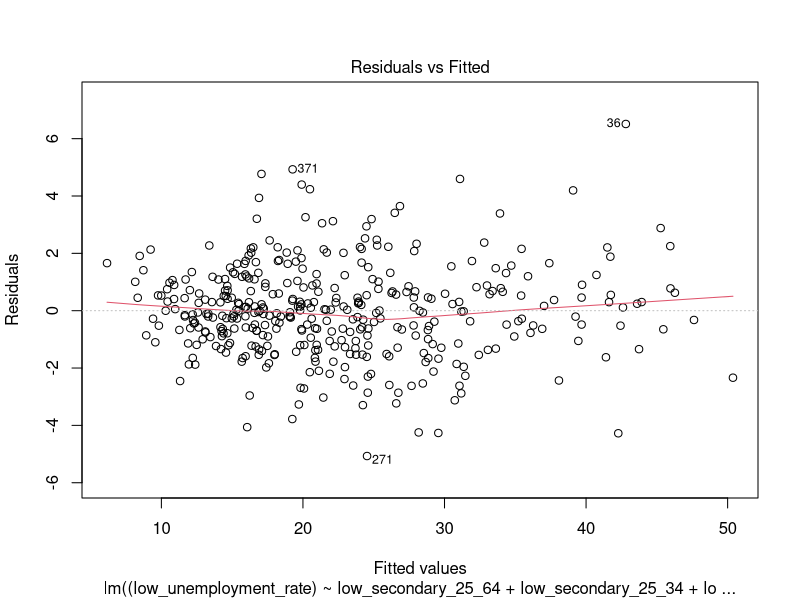
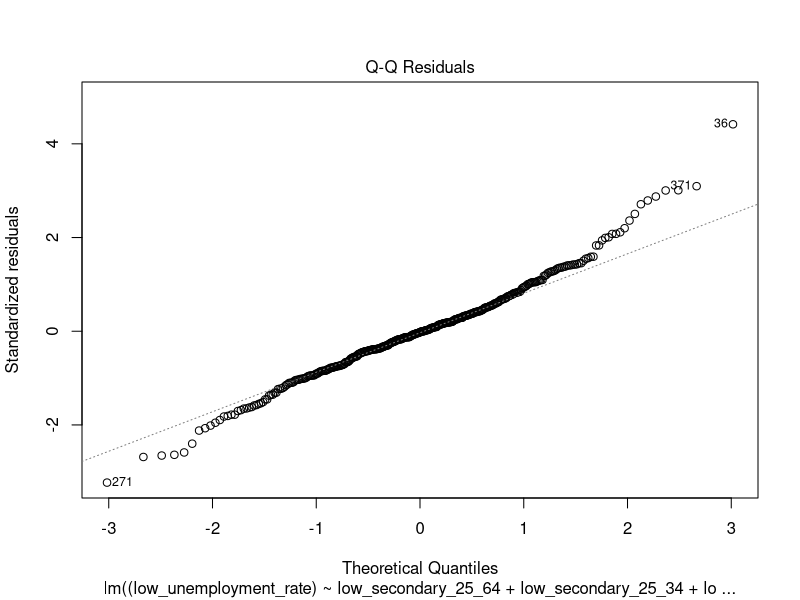
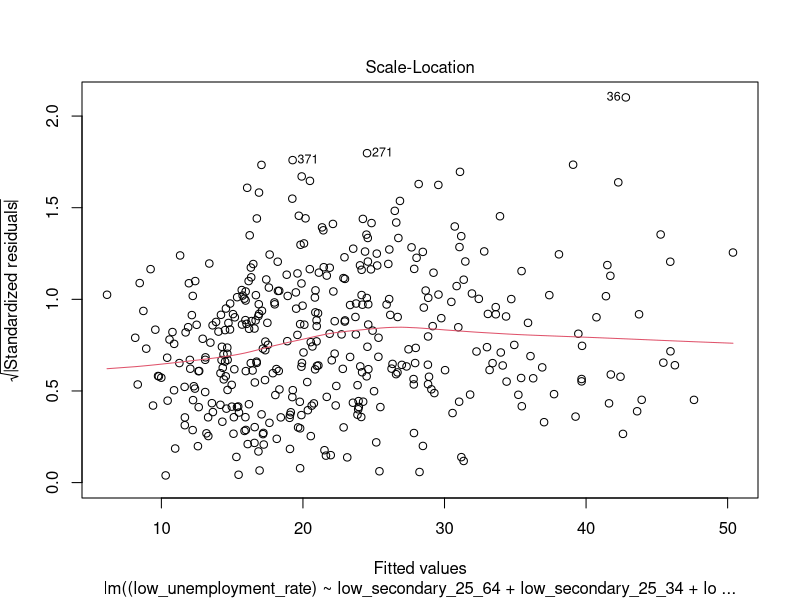
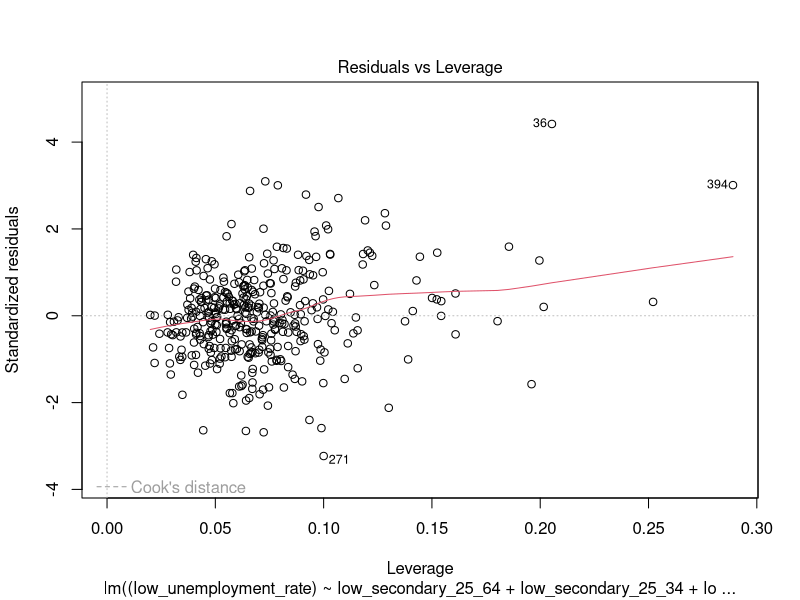
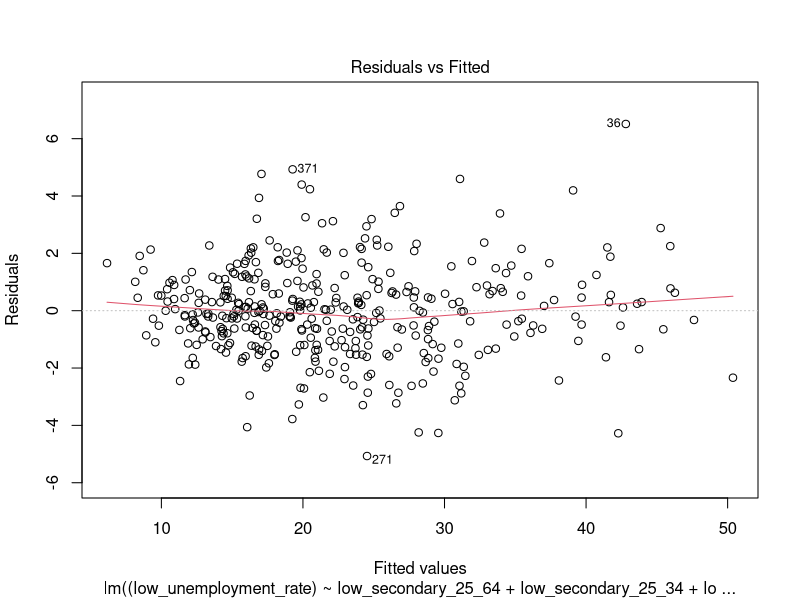
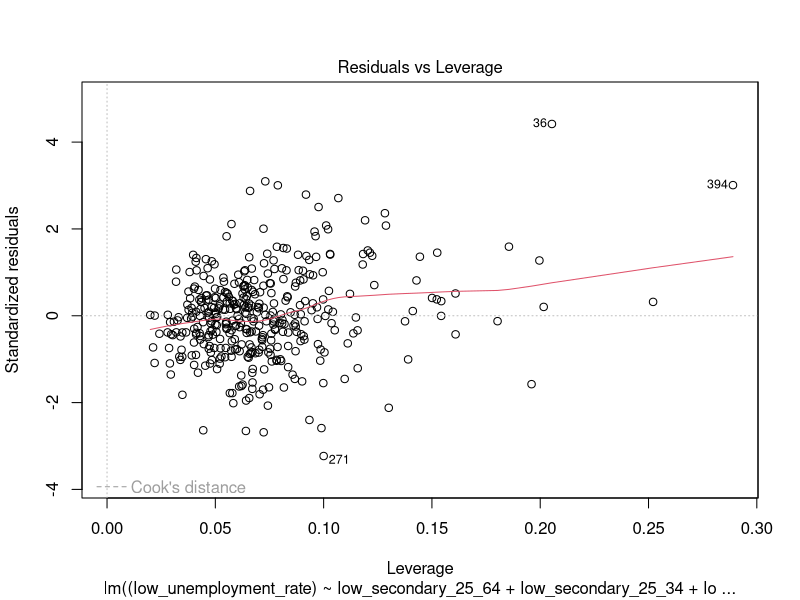
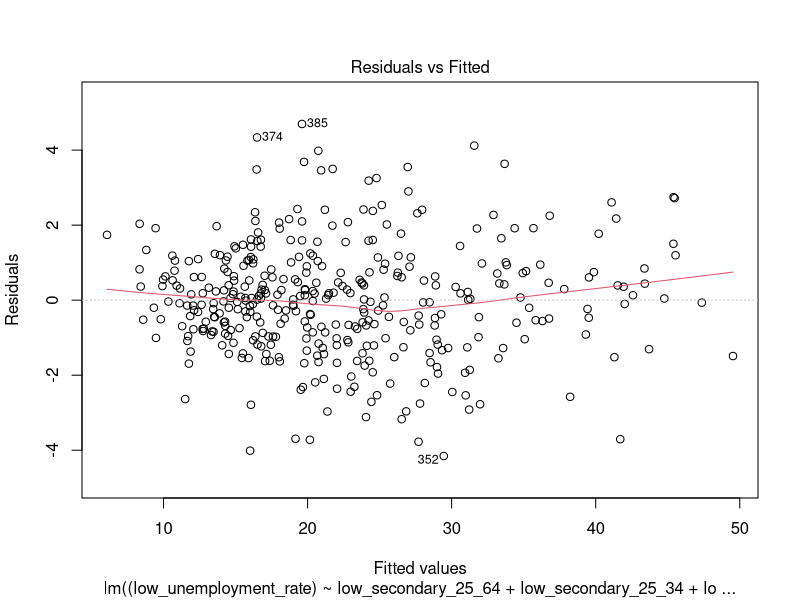
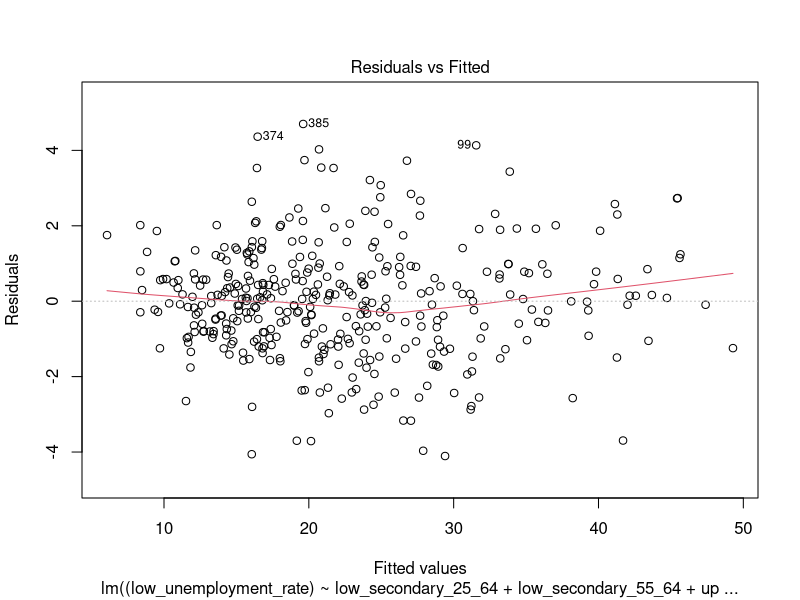

The R source for these figures, in order: (Note: this script raises an error after producing the figures.)
#Set the same seed
set.seed(123)

library(tidyverse)
library(dplyr)
library(MASS)
library(car)

data1 <- read.csv("./dataset1.csv")
data2 <- read.csv("./dataset2.csv")
summary(data1)
summary(data2)
#names of columns
names(data1)
names(data2)

#Mixing both datasets
mixedDf <- inner_join(data1, data2, by = c("CCAA", "Sex", "Year"))

#Remove NAs values
mixedDf <- na.omit(mixedDf)
summary(mixedDf)
dim(mixedDf)

#Rename variables
mixedDf <- mixedDf %>%
  rename(
    autonomous_community = CCAA,
    sex = Sex,
    year = Year,
    
    low_unemployment_rate = Lower_Unemployment_Rate,
    mid_unemployment_rate = Middle_Unemployment_Rate,
    high_unemployment_rate = Upper_Unemployment_Rate,
    
    low_secondary_25_64 = Inf_Secundaria_25_64,
    low_secondary_25_34 = Inf_Secundaria_25_34,
    low_secondary_55_64 = Inf_Secundaria_55_64,
    
    upper_secondary_25_64 = Segunda_Etapa_25_64,
    upper_secondary_25_34 = Segunda_Etapa_25_34,
    upper_secondary_55_64 = Segunda_Etapa_55_64,
    
    higher_education_25_64 = Superior_25_64,
    higher_education_25_34 = Superior_25_34,
    higher_education_55_64 = Superior_55_64,
    
    age12_suitability = Age12_Suitability,
    age15_suitability = Age15_Suitability,
    
    low_employment_25_64 = Lower_Emp_Rate_25_64,
    low_employment_25_34 = Lower_Emp_Rate_25_34,
    mid_employment_25_64 = Middle_Emp_Rate_25_64,
    mid_employment_25_34 = Middle_Emp_Rate_25_34,
    high_employment_25_64 = Upper_Emp_Rate_25_64,
    high_employment_25_34 = Upper_Emp_Rate_25_34,
    
    low_activity_25_64 = Lower_Activity_Rate_25_64,
    low_activity_25_34 = Lower_Activity_Rate_25_34,
    mid_activity_25_64 = Middle_Activity_Rate_25_64,
    mid_activity_25_34 = Middle_Activity_Rate_25_34,
    high_activity_25_64 = Upper_Activity_Rate_25_64,
    high_activity_25_34 = Upper_Activity_Rate_25_34
  )

# full_model using F1
full_model <- lm((low_unemployment_rate) ~ low_secondary_25_64 + low_secondary_25_34 + 
             low_secondary_55_64 + upper_secondary_25_64 + upper_secondary_25_34 + 
             upper_secondary_55_64 + higher_education_25_64 + higher_education_25_34 + higher_education_55_64 +
             age12_suitability + age15_suitability + mid_unemployment_rate + 
             high_unemployment_rate + low_employment_25_64 + low_employment_25_34 +
             mid_employment_25_64 + mid_employment_25_34 + high_employment_25_64 + 
             high_employment_25_34 + low_activity_25_64 + low_activity_25_34 +
             mid_activity_25_64 + mid_activity_25_34 + 
             high_activity_25_64 + high_activity_25_34 + sex + year, data = mixedDf)

#Plotting full_model
plot(full_model)

# Summary 
summary(full_model)

#Firstly we will detect and eliminate the noise
######Checking for outliers######
plot(full_model,1)

#Now we will compute the outlier_indicesby using the formula of studentized residuals
#This formula marks as outlier_indices the values that have, We divide the error of 
#each prediction by its estimated standard deviation calculated without that 
#observation, adjusted for its level of influence, and if that formula surpasses the 
#cooks_threshold of 3, it is marked as an outlier
studentized_residuals<- rstudent(full_model)
outliers<- which(abs(studentized_residuals) > 3)
print(outliers)

######Leverage points######
plot(full_model,5)
sort(cooks.distance(full_model))
#We can see that firstly the observations 36, 371 could be outlier_indicesin the 
#Residuals vs Fitted plot (line 43). 
#Moreover, looking a the the Residuals vs Leverage plot (line 50), 
#the values 36 and 394 could also be leverage points
#Additionaly, in lines 48 and 49 we computed the outlier_indiceswith the formula, with this
#we can see that the observations 268, 271, 368, 370, 373 and 391 are also outliers.
#We proceed with the elimination

influential_observations<- c("36", "268", "271", "368", "370", "371", "373", "391", "394")

#Filter the original dataset finding the four values
mixedDfSubset <- mixedDf[!(rownames(mixedDf) %in% influential_observations), ]

summary(mixedDfSubset)

#Now that the outlier_indicesand leverage points have been erased, we will create again our model

full_model_cleaned <- lm((low_unemployment_rate) ~ low_secondary_25_64 + low_secondary_25_34 + 
                  low_secondary_55_64 + upper_secondary_25_64 + upper_secondary_25_34 + 
                  upper_secondary_55_64 + higher_education_25_64 + higher_education_25_34 + higher_education_55_64 +
                  age12_suitability + age15_suitability + mid_unemployment_rate + 
                  high_unemployment_rate + low_employment_25_64 + low_employment_25_34 +
                  mid_employment_25_64 + mid_employment_25_34 + high_employment_25_64 + 
                  high_employment_25_34 + low_activity_25_64 + low_activity_25_34 +
                  mid_activity_25_64 + mid_activity_25_34 + 
                  high_activity_25_64 + high_activity_25_34 + sex + year, data = mixedDfSubset)
summary(full_model_cleaned)

#####Backward elimination#####

#For the first part of backward elimination, we will use the step() function in order to take
#the variables that could be relevant.
#This function does the backward elimination process by iteratively removing predictors
#in the model in order to optimise the AIC.
step_model <- step(full_model_cleaned, direction = "backward")
summary(step_model)
# Compare models using AIC and BIC - lowest is better
AIC(full_model_cleaned, step_model)
BIC(full_model_cleaned, step_model)
#Both the AIC and BIC went down, meaning that the reduced model is better

#We will plot now the Residuals vs Fitted plot
plot(step_model, 1)
#Kind of a linear trend
#Now we will check the distribution of the residuals
shapiro.test(residuals(step_model))
#Slightly below the standard significance level of 0.05 (0.04576), 
#meaning that the residuals do not follow a normal distribution.
#However, it is very close to the threshold, so we will assume the
#normality assumption as "nearly satisfied"

#Now we will go on with the backward elimination, this time manually to reduce the amount of 
#variables, as we have some that might not be useful. We will determine a significance level
#of: alpha = 0.05

#Firstly, we will take out the variable low_secondary_25_34 with p-value of 0.09949
step_model2 <- lm((low_unemployment_rate) ~ low_secondary_25_64 + low_secondary_55_64 + 
                   upper_secondary_25_34 + higher_education_25_34 + age12_suitability + age15_suitability +
                   mid_unemployment_rate + high_unemployment_rate + low_employment_25_64 + 
                   low_employment_25_34 + mid_employment_25_64 + high_employment_25_64 + high_employment_25_34 +
                   low_activity_25_64 + low_activity_25_34 + mid_activity_25_64 +
                   high_activity_25_64 + high_activity_25_34 + year, data = mixedDfSubset)
summary(step_model2)
plot(step_model2,1)
plot(step_model2,5)

# Compare models again by using AIC and BIC
AIC(step_model, step_model2)
BIC(step_model, step_model2)
#Although the AIC slightly increased (~ 1 unit more), the BIC also slightly decreased (by ~ 3 units)
#For our purpose, we will choose the model with less variables

#Delete higher_education_25_34 with p-value of 0.14719    
step_model3 <- lm((low_unemployment_rate) ~ low_secondary_25_64 + low_secondary_55_64 + 
                      upper_secondary_25_34 + age12_suitability + age15_suitability + mid_unemployment_rate + 
                      high_unemployment_rate + low_employment_25_64 + low_employment_25_34 + 
                      mid_employment_25_64 + high_employment_25_64 + high_employment_25_34 +
                      low_activity_25_64 + low_activity_25_34 + mid_activity_25_64 +
                      high_activity_25_64 + high_activity_25_34 + year, data = mixedDfSubset)

summary(step_model3)
#AIC and BIC tests
AIC(step_model2, step_model3)
BIC(step_model2, step_model3)
#Now, no significant changes have occurred on the AIC, however, the BIC has decreased, meaning that
#the step_model3 could be better, we will use this one.

#Delete low_secondary_25_64 with p-value of 0.072997
step_model4 <- lm((low_unemployment_rate) ~ low_secondary_55_64 + upper_secondary_25_34 + 
                      age12_suitability + age15_suitability + mid_unemployment_rate + 
                      high_unemployment_rate + low_employment_25_64 + low_employment_25_34 + 
                      mid_employment_25_64 + high_employment_25_64 + high_employment_25_34 +
                      low_activity_25_64 + low_activity_25_34 + mid_activity_25_64 +
                      high_activity_25_64 + high_activity_25_34 + year, data = mixedDfSubset)

summary(step_model4)
#AIC and BIC tests
AIC(step_model3, step_model4)
BIC(step_model3, step_model4)
#Finally, when deleting the low_secondary_25_64 predictor, both AIC and BIC increases drastically,
#meaning that the reduced model isn't the most appropiate one. Then, we will take the step_model3
#as our final model.

#Checking Collinearity
vif(step_model3)

#The are lots of related variables that we will have to remove
collinearity_reduced_model_1<- lm(
  low_unemployment_rate ~ low_secondary_55_64 + upper_secondary_25_34 + 
    age12_suitability + age15_suitability + mid_unemployment_rate + 
    high_unemployment_rate + sex + year, data = mixedDfSubset
)

summary(collinearity_reduced_model_1)
#Now we can see that the low_secondary_55_64 predictor has a high p-value, we will see if we
#have to delete it
collinearity_reduced_model_2<- lm(
  low_unemployment_rate ~ 
    upper_secondary_25_34 + age12_suitability + age15_suitability + mid_unemployment_rate + 
    high_unemployment_rate + sex + year, data = mixedDfSubset
)
summary(collinearity_reduced_model_2)
AIC(collinearity_reduced_model_1, collinearity_reduced_model_2)
BIC(collinearity_reduced_model_1, collinearity_reduced_model_2)
#Both AIC and BIC reduces, meaning that the second model is more appropiate than the other

#Now we will also delete the variable age12_suitability as it has a p-value of 0.06713
collinearity_reduced_model_3 <- lm(
  low_unemployment_rate ~ 
    upper_secondary_25_34 + age15_suitability + mid_unemployment_rate + 
    high_unemployment_rate + sex + year, data = mixedDfSubset
)
summary(collinearity_reduced_model_3)
AIC(collinearity_reduced_model_2, collinearity_reduced_model_3)
BIC(collinearity_reduced_model_2, collinearity_reduced_model_3)
#AIC increased ~ 1 unit and BIC decreased ~ 2 units, therefore, we will consider the model with
#less variables
finalModel<- collinearity_reduced_model_3

#check the collinearity again (It's correct now)
vif(finalModel)

#confidence intervals
confint(finalModel)

###### INFERENCE: F-TEST ######
# H0: beta_1 = beta_2 = ... = beta_6 = 0
# H1: At least one beta_i != 0

#1. Obtain summary statistics
final_model_summary<- summary(finalModel)
n <- nrow(mixedDfSubset)
p <- length(coef(finalModel)) - 1

# 2. Calculate the F-statistic
TSS <- sum((mixedDfSubset$low_unemployment_rate - mean(mixedDfSubset$low_unemployment_rate))^2)
RSS <- deviance(finalModel)
df_num <- p
df_den <- n - (p + 1)

Fstat <- ((TSS - RSS)/df_num)/(RSS/df_den)

#3. Critical value F alpha (alpha = 0.05)
F_alpha <- qf(0.05, df_num, df_den, lower.tail = FALSE)

#4. Final decision
reject_H0_F <- Fstat > F_alpha
p_val_F <- pf(Fstat, df_num, df_den, lower.tail = FALSE)

cat("F-statistic:", Fstat, "\nF-critical:", F_alpha, "\nReject H0:", 
    reject_H0_F, "\nP-value:", p_val_F)
#The fact that the null hypothesis is rejected means that our model with 6 variables
#is better than the model given by the average


###### INFERENCE: T-TESTS ######
#We extract the summary of our final model
final_model_coeff_summary= summary(finalModel)

#The coefficients table includes Estimates, Std. Errors, t-values, and p-values
final_model_coeff_summary$coefficients
#Hypothesis test for a specific parameter (year)
#H0: beta_year = 0 (year has no effect on Unemployment)
#H1: beta_year != 0 (year is a significant predictor)

#Extracting the t-statistic and p-value from the summary
#["year", 3] is the t-value, ["year", 4] is the Pr(>|t|)
#We look for the row "year"
beta_year_test <- final_model_coeff_summary$coefficients["year", 3]
p_value_year <- final_model_coeff_summary$coefficients["year", 4]

#Print the test statistic and p-value from R's calculation
beta_year_test
p_value_year

#Let's compute it manually for the "year" variable:
#t = Estimate / Std. Error
t_year <- final_model_coeff_summary$coefficients["year", "Estimate"] / final_model_coeff_summary$coefficients["year", "Std. Error"]
t_year

#What is the critical value setting a significance level of 0.05?
#Degrees of freedom: n - (p + 1) -> finalModel$df.residual
alpha_level <- 0.05
t_crit_upp <- qt(alpha_level/2, finalModel$df.residual, lower.tail = FALSE) 
t_crit_upp

#We can see that the distribution is symetric
#We don't really need t_crit_low because we use absolute values for a two-tailed test.
t_crit_low <- qt(alpha_level/2, finalModel$df.residual)
t_crit_low

#Compare values: We reject H0 if |t| > t_crit_upp
abs(t_year) > t_crit_upp
#We reject H0, meaning that the year is a significant predictor in our model


#Hypothesis test for upper_secondary_25_34 parameter
#H0: beta_upper_secondary_25_34 = 0 (upper_secondary_25_34 has no effect on Unemployment)
#H1: beta_upper_secondary_25_34 != 0 (upper_secondary_25_34 is a significant predictor)

#Extracting the t-statistic and p-value from the summary
#["upper_secondary_25_34", 3] is the t-value, ["upper_secondary_25_34", 4] is the Pr(>|t|)
#We look for the row "upper_secondary_25_34"
beta_segunda_25_34_test <- final_model_coeff_summary$coefficients["upper_secondary_25_34", 3]
p_value_segunda_25_34 <- final_model_coeff_summary$coefficients["upper_secondary_25_34", 4]

#Print the test statistic and p-value from R's calculation
beta_segunda_25_34_test
p_value_segunda_25_34

#Let's compute it manually for the "upper_secondary_25_34" variable:
#t = Estimate / Std. Error
t_segunda_25_34 <- final_model_coeff_summary$coefficients["upper_secondary_25_34", "Estimate"] / final_model_coeff_summary$coefficients["upper_secondary_25_34", "Std. Error"]
t_segunda_25_34

#Compare values: We reject H0 if |t| > t_crit_upp
abs(t_segunda_25_34) > t_crit_upp
#We reject H0, meaning that the upper_secondary_25_34 is a significant predictor in our model


#Hypothesis test for mid_unemployment_rate parameter
#H0: beta_mid_unemployment_rate = 0 (mid_unemployment_rate has no effect on Unemployment)
#H1: beta_mid_unemployment_rate != 0 (mid_unemployment_rate is a significant predictor)

#Extracting the t-statistic and p-value from the summary
#["mid_unemployment_rate", 3] is the t-value, ["mid_unemployment_rate", 4] is the Pr(>|t|)
#We look for the row "mid_unemployment_rate"
beta_mid_unemployment_rate_test <- final_model_coeff_summary$coefficients["mid_unemployment_rate", 3]
p_value_mid_unemployment_rate <- final_model_coeff_summary$coefficients["mid_unemployment_rate", 4]

#Print the test statistic and p-value from R's calculation
beta_mid_unemployment_rate_test
p_value_mid_unemployment_rate

#Let's compute it manually for the "mid_unemployment_rate" variable:
#t = Estimate / Std. Error
t_mid_unemployment_rate <- final_model_coeff_summary$coefficients["mid_unemployment_rate", "Estimate"] / final_model_coeff_summary$coefficients["mid_unemployment_rate", "Std. Error"]
t_mid_unemployment_rate

#Compare values: We reject H0 if |t| > t_crit_upp
abs(t_mid_unemployment_rate) > t_crit_upp
#We reject H0, meaning that the mid_unemployment_rate is a significant predictor in our model

summary(finalModel)
#Hypothesis test for mid_unemployment_rate parameter
#H0: beta_age15_suitability = 0 (mid_unemployment_rate has no effect on Unemployment)
#H1: beta_age15_suitability != 0 (mid_unemployment_rate is a significant predictor)

#Extracting the t-statistic and p-value from the summary
#["high_unemployment_rate", 3] is the t-value, ["high_unemployment_rate", 4] is the Pr(>|t|)
#We look for the row "high_unemployment_rate"
beta_high_unemployment_rate_test <- final_model_coeff_summary$coefficients["high_unemployment_rate", 3]
p_value_high_unemployment_rate <- final_model_coeff_summary$coefficients["high_unemployment_rate", 4]

#Print the test statistic and p-value from R's calculation
beta_high_unemployment_rate_test
p_value_high_unemployment_rate

#Let's compute it manually for the "high_unemployment_rate" variable:
#t = Estimate / Std. Error
t_high_unemployment_rate <- final_model_coeff_summary$coefficients["high_unemployment_rate", "Estimate"] / final_model_coeff_summary$coefficients["high_unemployment_rate", "Std. Error"]
t_high_unemployment_rate

#Compare values: We reject H0 if |t| > t_crit_upp
abs(t_high_unemployment_rate) > t_crit_upp
#We reject H0, meaning that the high_unemployment_rate is a significant predictor in our model
summary(finalModel)
#Hypothesis test for age15_suitability parameter
#H0: beta_age15_suitability = 0 (age15_suitability has no effect on Unemployment)
#H1: beta_age15_suitability != 0 (age15_suitability is a significant predictor)

#Extracting the t-statistic and p-value from the summary
#["age15_suitability", 3] is the t-value, ["age15_suitability", 4] is the Pr(>|t|)
#We look for the row "age15_suitability"
beta_age15_suitability_test <- final_model_coeff_summary$coefficients["age15_suitability", 3]
p_value_age15_suitability <- final_model_coeff_summary$coefficients["age15_suitability", 4]

#Print the test statistic and p-value from R's calculation
beta_age15_suitability_test
p_value_age15_suitability

#Let's compute it manually for the "age15_suitability" variable:
#t = Estimate / Std. Error
t_age15_suitability <- final_model_coeff_summary$coefficients["age15_suitability", "Estimate"] / final_model_coeff_summary$coefficients["age15_suitability", "Std. Error"]
t_age15_suitability

#Compare values: We reject H0 if |t| > t_crit_upp
abs(t_age15_suitability) > t_crit_upp
#We reject H0, meaning that the age15_suitability is a significant predictor in our model


#Hypothesis test for sexMale parameter
#H0: beta_sex = 0 (sexMale has no effect on Unemployment)
#H1: beta_sex != 0 (sexMale is a significant predictor)

#Extracting the t-statistic and p-value from the summary
#["sexMale", 3] is the t-value, ["sexMale", 4] is the Pr(>|t|)
#We look for the row "sexMale"
beta_sexMale_test <- final_model_coeff_summary$coefficients["sexMale", 3]
p_value_sexMale <- final_model_coeff_summary$coefficients["sexMale", 4]

#Print the test statistic and p-value from R's calculation
beta_sexMale_test
p_value_sexMale

#Let's compute it manually for the "sexMale" variable:
#t = Estimate / Std. Error
t_sexMale <- final_model_coeff_summary$coefficients["sexMale", "Estimate"] / final_model_coeff_summary$coefficients["sexMale", "Std. Error"]
t_sexMale

#Compare values: We reject H0 if |t| > t_crit_upp
abs(t_sexMale) > t_crit_upp
#We reject H0, meaning that the age15_suitability is a significant predictor in our model

###############################
# MODEL DIAGNOSTICS FOR THE FINAL MODEL
###############################

#Diagnostic plots for the final model
plot(finalModel,1)
plot(finalModel,2)
plot(finalModel,3)
plot(finalModel,4)
plot(finalModel,5)

#We are going to remove the observation with large cook's distance to see the impact of them

cooks_distances<- cooks.distance(finalModel)
cooks_threshold<- 4/nrow(mixedDfSubset)
cooks_outlier_indexes <- which(cooks_distances> cooks_threshold)

data_clean <- mixedDfSubset[-cooks_outlier_indexes,]

model_without_influential_1<- lm(
  low_unemployment_rate ~ low_secondary_25_64 + low_secondary_25_34 + 
    low_secondary_55_64 + upper_secondary_25_64 + upper_secondary_25_34 + 
    upper_secondary_55_64 + higher_education_25_64 + higher_education_25_34 + higher_education_55_64 +
    age12_suitability + age15_suitability + mid_unemployment_rate + 
    high_unemployment_rate + low_employment_25_64 + low_employment_25_34 +
    mid_employment_25_64 + mid_employment_25_34 + high_employment_25_64 + 
    high_employment_25_34 + low_activity_25_64 + low_activity_25_34 +
    mid_activity_25_64 + mid_activity_25_34 + 
    high_activity_25_64 + high_activity_25_34 + sex + year, data = data_clean
)
summary(model_without_influential_1)
plot(model_without_influential_1)

#Now we have a model without the noise on the upper tail, we will do again the model simplification

model_without_influential_2 <- step(model_without_influential_1, direction = "backward")
summary(model_without_influential_2)
plot(model_without_influential_2)
# Compare models using AIC and BIC - lowest is better
AIC(model_without_influential_1, model_without_influential_2)
BIC(model_without_influential_1, model_without_influential_2)
#Both the AIC and BIC went down, meaning that the reduced model is better

#Now remove again all the values with p-value lower than: alpha = 0.05
#Remove high_activity_25_64 (alpha=0.147648)
model_without_influential_3 <- lm(low_unemployment_rate ~ low_secondary_25_64 + low_secondary_25_34 + 
      upper_secondary_25_64 + upper_secondary_55_64 + higher_education_55_64 +
      age12_suitability + age15_suitability + mid_unemployment_rate + 
      high_unemployment_rate + low_employment_25_64 + low_employment_25_34 +
      mid_employment_25_64 + mid_employment_25_34 + high_employment_25_64 + 
      high_employment_25_34 + low_activity_25_64 + low_activity_25_34 +
      mid_activity_25_64 + high_activity_25_64 + year, data = data_clean)
summary(model_without_influential_3)
# Compare models using AIC and BIC - lowest is better
AIC(model_without_influential_2, model_without_influential_3)
BIC(model_without_influential_2, model_without_influential_3)

##########   RESULTS   ##########
#The residuals appear randomly scattered around zero,
#suggesting that the linearity assumption is reasonably satisfied.
#The Q-Q plot shows that most residuals lie close to the theoretical line, 
#indicating approximate normality with some deviations in the extreme values.

#The diagnostic plots suggest that the main assumptions of the
#linear regression model are reasonably satisfied

#Normality test for residuals
shapiro.test(residuals(finalModel))
#Looking at the results of the shapiro test we could say that the residuals don't follow a normal distribution.
#However, we've analyzed the Q-Q plot and concluded that they follow a normal distribution with
#a small deviation on the upper tail


#Confidence interval of the final model
confint(finalModel)

##########   TRAINING/TESTING   ##########

#We are going to split the dataset in 70% Training and 30% Testing

train_index <- sample(1:nrow(mixedDfSubset), 0.7 * nrow(mixedDfSubset))

train_data <- mixedDfSubset[train_index, ]
test_data <- mixedDfSubset[-train_index, ]

training_model<- lm(
  low_unemployment_rate ~ 
    upper_secondary_25_34 + age15_suitability + mid_unemployment_rate + 
    high_unemployment_rate + sex + year, data = train_data
)

#Now let's do the predictions using the training model
predictions <- predict(model_train, newdata = test_data)

#Let's compute the prediction and confidence intervals
final_intervals <- predict(model_train, newdata = test_data, interval = "prediction")
final_confidence <- predict(model_train, newdata = test_data, interval = "confidence")

#We will create a matrix showing the real values, the predicted values and both the confidence
#and prediction intervals
results_comparison <- cbind(Actual = test_data$low_unemployment_rate, 
                            Fit = final_intervals[,"fit"],
                            LWR_Prediction = final_intervals[,"lwr"],
                            UPR_Prediction = final_intervals[,"upr"],
                            LWR_Confidence = final_confidence[,"lwr"],
                            UPR_Confidence = final_confidence[,"upr"])

head(results_comparison)
